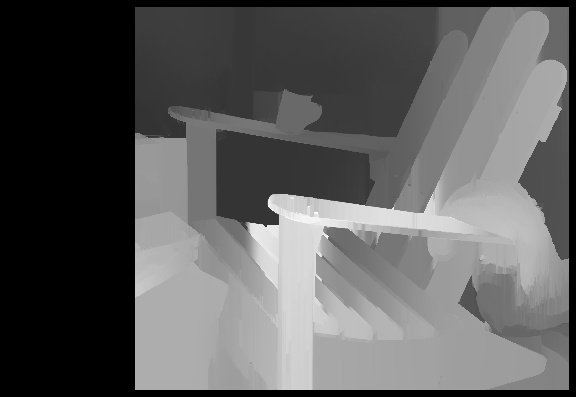
#> input picture stereo-vision/cv_course_2019/out3/aa.jpg, 576 x 397 px, found by its file name
$ python multhr.py
#> lines starting #> are read from the running program, lines starting #| are printed output that depends on the picture; after the words box and inside, x2 and y2 are one past the last pixel; in counts of white or black regions, pixels touching at a corner belong together; long printed decimals are rounded
# developed by- SUJOY KUMAR GOSWAMI
# source paper- https://people.ece.cornell.edu/acharya/papers/mlt_thr_img.pdf

import cv2
import numpy as np
import math

img = cv2.imread('/home/hamidreza/cv/HW/hw6/out3/aa.jpg')
#> img is the input picture: shape (397, 576, 3); min 0, max 255, mean 92.5
img = cv2.cvtColor(img, cv2.COLOR_BGR2GRAY)
#> img: shape (397, 576)
a = 0
b = 255
n = 6 # number of thresholds (better choose even value)
k = 0.7 # free variable to take any positive value
T = [] # list which will contain 'n' thresholds

def sujoy(img, a, b):
    if a>b:
        s=-1
        m=-1
        return m,s

    img = np.array(img)
    t1 = (img>=a)
    t2 = (img<=b)
    X = np.multiply(t1,t2)
    Y = np.multiply(img,X)
    s = np.sum(X)
    m = np.sum(Y)/s
    return m,s

for i in range(int(n/2-1)):
    img = np.array(img)
    t1 = (img>=a)
    t2 = (img<=b)
    X = np.multiply(t1,t2)
    Y = np.multiply(img,X)
    mu = np.sum(Y)/np.sum(X)

    Z = Y - mu
    Z = np.multiply(Z,X)
    W = np.multiply(Z,Z)
    sigma = math.sqrt(np.sum(W)/np.sum(X))

    T1 = mu - k*sigma
    T2 = mu + k*sigma

    x, y = sujoy(img, a, T1)
    w, z = sujoy(img, T2, b)

    T.append(x)
    T.append(w)

    a = T1+1
    b = T2-1
    k = k*(i+1)
#> this loop made 2 passes
#> (mu, sigma, T1, T2, x, y) on passes 1 to 2: (92.51, 71.43, 42.51, 142.5, 0.0198, 62450), (84.4, 29.8, 63.54, 105.3, 56.96, 39083)
#> pass 1, `W = np.multiply(Z,Z)`:
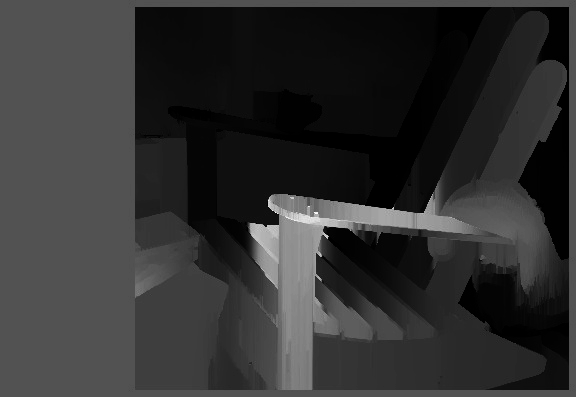
#> W: shape (397, 576) float64; min 0.238, max 26402.5, mean 5101.9; drawn with min black and max white
#> pass 1, in sujoy, `t2 = (img<=b)`:
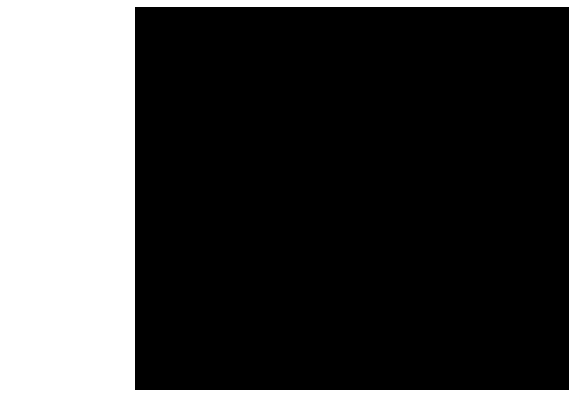
#> t2: shape (397, 576) bool; 27.3% white; 1 white region, box (x1, y1, x2, y2) and area: (0, 0, 576, 397) 62450
#> after the loop:
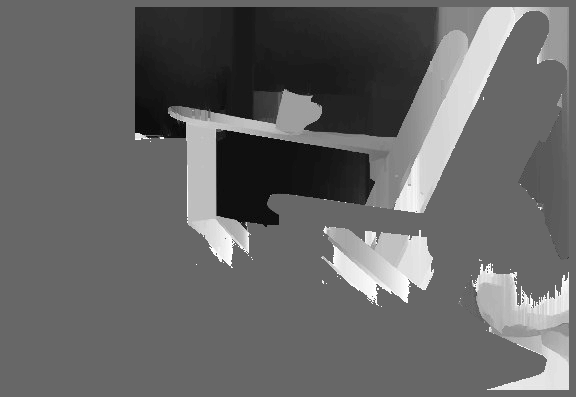
#> Z: shape (397, 576) float64; min -38.4, max 56.6, mean 0; drawn with min black and max white
#> after the loop, T = [0.0198, 172.4, 56.96, 123.1]; k = 1.4

T1 = mu
#> T1 = 84.4
T2 = mu+1
#> T2 = 85.4
x, y = sujoy(img, a, T1)
#> in sujoy (call 5), `t1 = (img>=a)`:
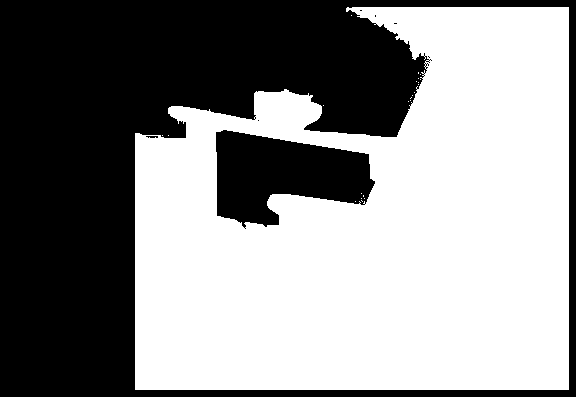
#> t1: shape (397, 576) bool; 55.2% white; 8 black regions (5 under 20 px), largest, box (x1, y1, x2, y2) and area: (0, 0, 576, 397) 92483, (216, 130, 375, 229) 10025, (146, 136, 158, 138) 20
#> in sujoy (call 5), `t2 = (img<=b)`: t2: shape (397, 576) bool; 48.4% white; 17 white regions (14 under 20 px), largest, box (x1, y1, x2, y2) and area: (0, 0, 576, 397) 100056, (216, 129, 375, 230) 10170, (460, 276, 485, 323) 327
#> in sujoy (call 5), `X = np.multiply(t1,t2)`: X: shape (397, 576) bool; 3.5% white; 121 white regions (115 under 20 px), largest, box (x1, y1, x2, y2) and area: (518, 110, 569, 260) 4000, (346, 7, 439, 70) 2613, (254, 91, 283, 124) 758, (460, 276, 485, 323) 327, (216, 152, 217, 216) 64, (171, 106, 179, 113) 30
#> in sujoy (call 5), `Y = np.multiply(img,X)`:
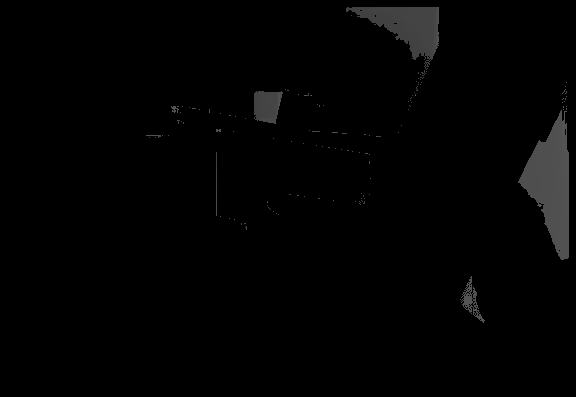
#> Y: shape (397, 576); min 0, max 84, mean 2.6
#> in sujoy (call 5), `s = np.sum(X)`: s = 8039
#> in sujoy (call 5), `m = np.sum(Y)/s`: m = 74.58
#> x = 74.58; y = 8039
w, z = sujoy(img, T2, b)
#> in sujoy (call 6), `t1 = (img>=a)`: t1: shape (397, 576) bool; 51.6% white; 18 black regions (15 under 20 px), largest, box (x1, y1, x2, y2) and area: (0, 0, 576, 397) 100159, (216, 129, 375, 230) 10177, (460, 276, 485, 323) 392
#> in sujoy (call 6), `t2 = (img<=b)`:
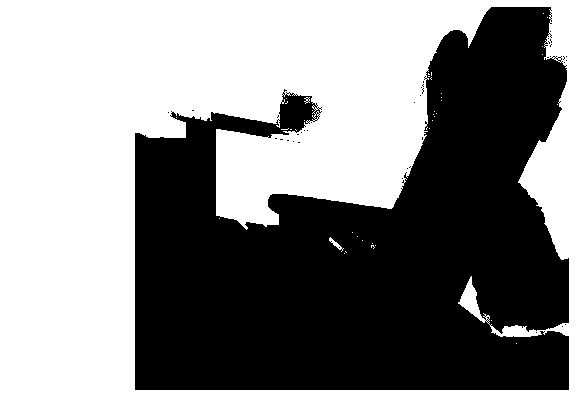
#> t2: shape (397, 576) bool; 52.4% white; 39 black regions (38 under 20 px), largest, box (x1, y1, x2, y2) and area: (135, 7, 569, 390) 108817
#> in sujoy (call 6), `X = np.multiply(t1,t2)`: X: shape (397, 576) bool; 3.9% white; 131 white regions (122 under 20 px), largest, box (x1, y1, x2, y2) and area: (271, 73, 429, 209) 5137, (544, 7, 569, 144) 1362, (438, 7, 491, 48) 1214
#> in sujoy (call 6), `Y = np.multiply(img,X)`:
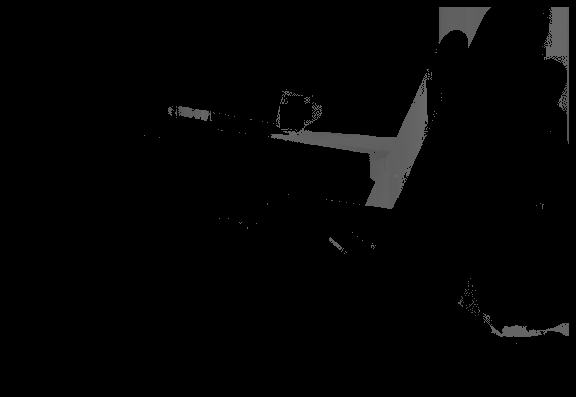
#> Y: shape (397, 576); min 0, max 104, mean 3.9
#> in sujoy (call 6), `s = np.sum(X)`: s = 9020
#> in sujoy (call 6), `m = np.sum(Y)/s`: m = 97.62
#> w = 97.62; z = 9020
T.append(x)
T.append(w)
T.sort()
print(T)
#| [0.01976, 56.961, 74.576, 97.623, 123.145, 172.402]
